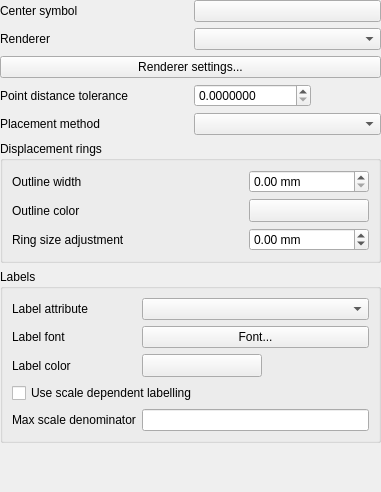
<?xml version="1.0" encoding="UTF-8"?>
<ui version="4.0">
 <class>PointDisplacementRendererWidgetBase</class>
 <widget class="QWidget" name="PointDisplacementRendererWidgetBase">
  <property name="geometry">
   <rect>
    <x>0</x>
    <y>0</y>
    <width>381</width>
    <height>492</height>
   </rect>
  </property>
  <property name="windowTitle">
   <string>Form</string>
  </property>
  <layout class="QGridLayout" name="gridLayout_3">
   <property name="leftMargin">
    <number>0</number>
   </property>
   <property name="topMargin">
    <number>0</number>
   </property>
   <property name="rightMargin">
    <number>0</number>
   </property>
   <property name="bottomMargin">
    <number>0</number>
   </property>
   <item row="4" column="0" colspan="2">
    <widget class="QPushButton" name="mRendererSettingsButton">
     <property name="text">
      <string>Renderer settings...</string>
     </property>
    </widget>
   </item>
   <item row="9" column="0" colspan="2">
    <widget class="QgsCollapsibleGroupBoxBasic" name="mLabellingGroupBox">
     <property name="title">
      <string>Labels</string>
     </property>
     <layout class="QGridLayout" name="gridLayout">
      <item row="0" column="0">
       <widget class="QLabel" name="mLabelAttributeLabel">
        <property name="text">
         <string>Label attribute</string>
        </property>
       </widget>
      </item>
      <item row="0" column="1">
       <widget class="QComboBox" name="mLabelFieldComboBox"/>
      </item>
      <item row="1" column="0">
       <widget class="QLabel" name="label">
        <property name="text">
         <string>Label font</string>
        </property>
       </widget>
      </item>
      <item row="1" column="1">
       <widget class="QPushButton" name="mLabelFontButton">
        <property name="text">
         <string>Font...</string>
        </property>
       </widget>
      </item>
      <item row="2" column="0">
       <widget class="QLabel" name="mLabelColorLabel">
        <property name="text">
         <string>Label color</string>
        </property>
       </widget>
      </item>
      <item row="2" column="1">
       <widget class="QgsColorButtonV2" name="mLabelColorButton">
        <property name="minimumSize">
         <size>
          <width>120</width>
          <height>0</height>
         </size>
        </property>
        <property name="maximumSize">
         <size>
          <width>120</width>
          <height>16777215</height>
         </size>
        </property>
        <property name="text">
         <string/>
        </property>
       </widget>
      </item>
      <item row="3" column="0" colspan="2">
       <widget class="QCheckBox" name="mScaleDependentLabelsCheckBox">
        <property name="text">
         <string>Use scale dependent labelling</string>
        </property>
       </widget>
      </item>
      <item row="4" column="0">
       <widget class="QLabel" name="mMaxScaleLabel">
        <property name="text">
         <string>Max scale denominator</string>
        </property>
       </widget>
      </item>
      <item row="4" column="1">
       <widget class="QLineEdit" name="mMaxScaleDenominatorEdit"/>
      </item>
     </layout>
    </widget>
   </item>
   <item row="0" column="0">
    <widget class="QLabel" name="mCenterSymbolLabel">
     <property name="text">
      <string>Center symbol</string>
     </property>
    </widget>
   </item>
   <item row="2" column="1">
    <widget class="QComboBox" name="mRendererComboBox"/>
   </item>
   <item row="8" column="0" colspan="2">
    <widget class="QgsCollapsibleGroupBoxBasic" name="mDisplacementCirclesGroupBox">
     <property name="title">
      <string>Displacement rings</string>
     </property>
     <layout class="QGridLayout" name="gridLayout_2">
      <item row="2" column="1">
       <widget class="QgsColorButtonV2" name="mCircleColorButton">
        <property name="minimumSize">
         <size>
          <width>120</width>
          <height>0</height>
         </size>
        </property>
        <property name="maximumSize">
         <size>
          <width>120</width>
          <height>16777215</height>
         </size>
        </property>
        <property name="text">
         <string/>
        </property>
       </widget>
      </item>
      <item row="3" column="0">
       <widget class="QLabel" name="mCircleRadiusLabel">
        <property name="text">
         <string>Ring size adjustment</string>
        </property>
       </widget>
      </item>
      <item row="0" column="0">
       <widget class="QLabel" name="mCircleWidthLabel">
        <property name="text">
         <string>Outline width</string>
        </property>
       </widget>
      </item>
      <item row="2" column="0">
       <widget class="QLabel" name="mCircleColorLabel">
        <property name="text">
         <string>Outline color</string>
        </property>
       </widget>
      </item>
      <item row="3" column="1">
       <widget class="QgsDoubleSpinBox" name="mCircleModificationSpinBox">
        <property name="suffix">
         <string> mm</string>
        </property>
        <property name="minimum">
         <double>-9999.000000000000000</double>
        </property>
        <property name="maximum">
         <double>9999.000000000000000</double>
        </property>
        <property name="singleStep">
         <double>0.100000000000000</double>
        </property>
       </widget>
      </item>
      <item row="0" column="1">
       <widget class="QgsDoubleSpinBox" name="mCircleWidthSpinBox">
        <property name="suffix">
         <string> mm</string>
        </property>
        <property name="maximum">
         <double>9999.000000000000000</double>
        </property>
        <property name="singleStep">
         <double>0.100000000000000</double>
        </property>
       </widget>
      </item>
     </layout>
    </widget>
   </item>
   <item row="10" column="0">
    <spacer name="verticalSpacer">
     <property name="orientation">
      <enum>Qt::Vertical</enum>
     </property>
     <property name="sizeHint" stdset="0">
      <size>
       <width>20</width>
       <height>40</height>
      </size>
     </property>
    </spacer>
   </item>
   <item row="0" column="1">
    <widget class="QPushButton" name="mCenterSymbolPushButton">
     <property name="text">
      <string/>
     </property>
    </widget>
   </item>
   <item row="2" column="0">
    <widget class="QLabel" name="mRendererLabel">
     <property name="text">
      <string>Renderer</string>
     </property>
    </widget>
   </item>
   <item row="6" column="0">
    <widget class="QLabel" name="mDistanceToleranceLabel">
     <property name="text">
      <string>Point distance tolerance</string>
     </property>
    </widget>
   </item>
   <item row="6" column="1">
    <layout class="QHBoxLayout" name="horizontalLayout">
     <item>
      <widget class="QgsDoubleSpinBox" name="mDistanceSpinBox">
       <property name="decimals">
        <number>7</number>
       </property>
       <property name="maximum">
        <double>999999999.000000000000000</double>
       </property>
      </widget>
     </item>
     <item>
      <widget class="QgsUnitSelectionWidget" name="mDistanceUnitWidget" native="true">
       <property name="focusPolicy">
        <enum>Qt::StrongFocus</enum>
       </property>
      </widget>
     </item>
    </layout>
   </item>
   <item row="7" column="1">
    <widget class="QComboBox" name="mPlacementComboBox"/>
   </item>
   <item row="7" column="0">
    <widget class="QLabel" name="label_2">
     <property name="text">
      <string>Placement method</string>
     </property>
    </widget>
   </item>
  </layout>
 </widget>
 <customwidgets>
  <customwidget>
   <class>QgsColorButtonV2</class>
   <extends>QToolButton</extends>
   <header>qgscolorbuttonv2.h</header>
   <container>1</container>
  </customwidget>
  <customwidget>
   <class>QgsDoubleSpinBox</class>
   <extends>QDoubleSpinBox</extends>
   <header>qgsdoublespinbox.h</header>
  </customwidget>
  <customwidget>
   <class>QgsUnitSelectionWidget</class>
   <extends>QWidget</extends>
   <header>qgsunitselectionwidget.h</header>
   <container>1</container>
  </customwidget>
  <customwidget>
   <class>QgsCollapsibleGroupBoxBasic</class>
   <extends>QGroupBox</extends>
   <header location="global">qgscollapsiblegroupbox.h</header>
   <container>1</container>
  </customwidget>
 </customwidgets>
 <tabstops>
  <tabstop>mCenterSymbolPushButton</tabstop>
  <tabstop>mRendererComboBox</tabstop>
  <tabstop>mRendererSettingsButton</tabstop>
  <tabstop>mDistanceSpinBox</tabstop>
  <tabstop>mDistanceUnitWidget</tabstop>
  <tabstop>mPlacementComboBox</tabstop>
  <tabstop>mCircleWidthSpinBox</tabstop>
  <tabstop>mCircleColorButton</tabstop>
  <tabstop>mCircleModificationSpinBox</tabstop>
  <tabstop>mLabelFieldComboBox</tabstop>
  <tabstop>mLabelFontButton</tabstop>
  <tabstop>mLabelColorButton</tabstop>
  <tabstop>mScaleDependentLabelsCheckBox</tabstop>
  <tabstop>mMaxScaleDenominatorEdit</tabstop>
 </tabstops>
 <resources/>
 <connections/>
</ui>
